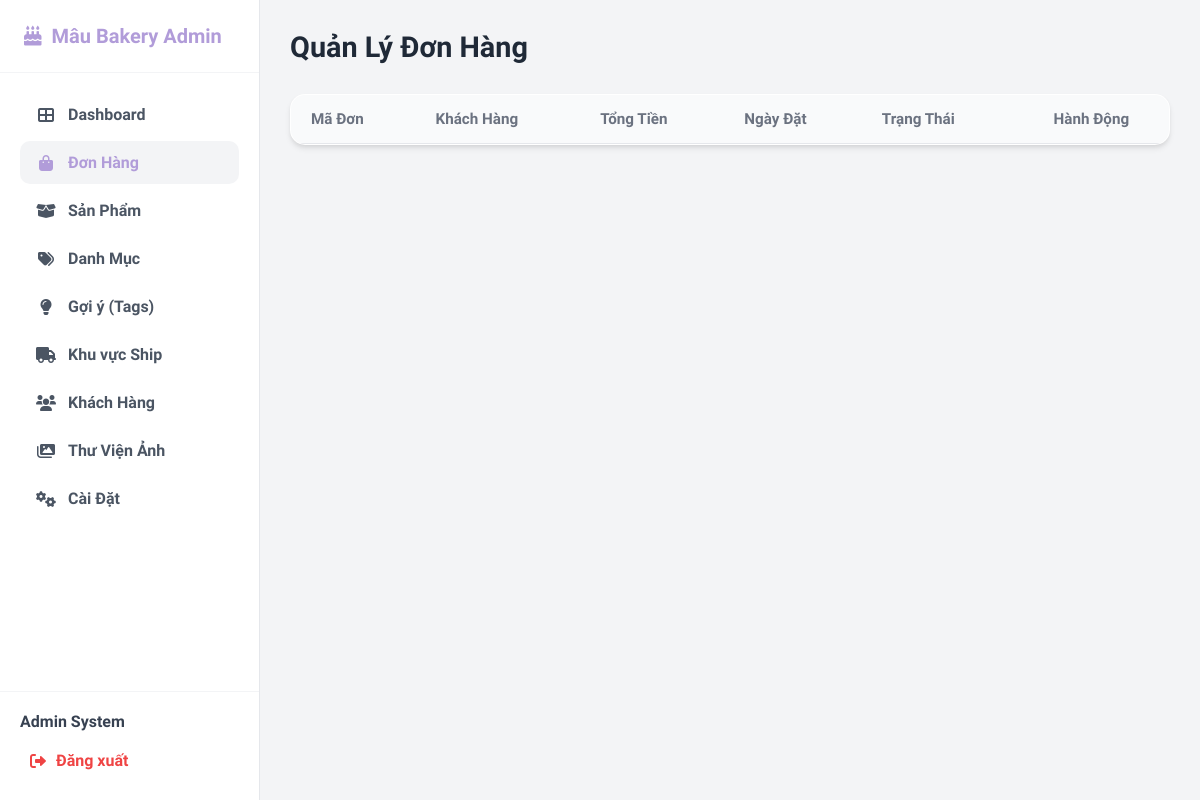
The app's page /admin/orders.php (signed in), older data.
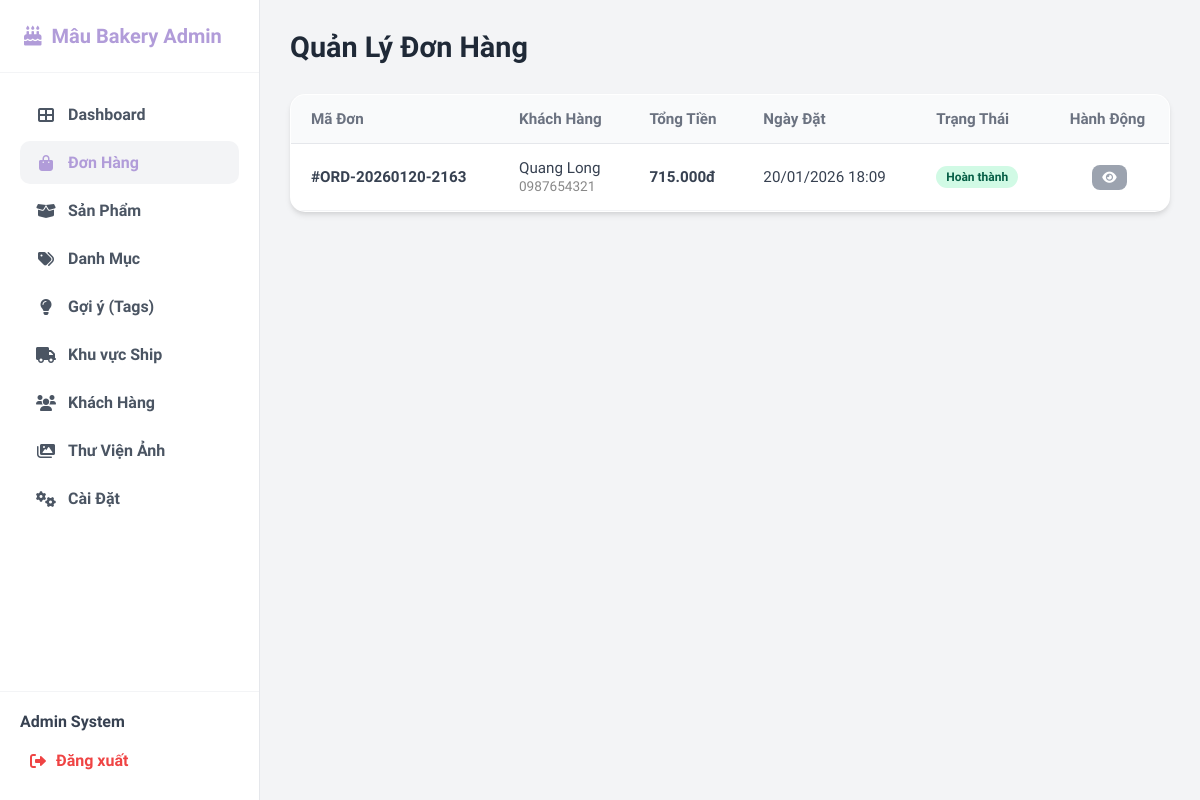
The same page, newer data.
### tables this page shows
CREATE TABLE `orders` (
  `id` int(11) NOT NULL AUTO_INCREMENT,
  `user_id` int(11) DEFAULT NULL,
  `order_code` varchar(20) NOT NULL,
  `total_amount` decimal(10,2) NOT NULL,
  `shipping_fee` decimal(10,2) DEFAULT 0.00,
  `discount_amount` decimal(10,2) DEFAULT 0.00,
  `payment_method` enum('cod','banking','momo') DEFAULT 'cod',
  `status` enum('pending','confirmed','shipping','completed','failed','cancelled') DEFAULT 'pending',
  `payment_status` enum('unpaid','paid','refunded') DEFAULT 'unpaid',
  `note` text DEFAULT NULL,
  `recipient_name` varchar(100) NOT NULL,
  `recipient_phone` varchar(20) NOT NULL,
  `shipping_address` text NOT NULL,
  `is_active` tinyint(1) DEFAULT 1,
  `created_at` datetime DEFAULT current_timestamp(),
  PRIMARY KEY (`id`),
  UNIQUE KEY `order_code` (`order_code`),
  KEY `user_id` (`user_id`),
  CONSTRAINT `fk_orders_users` FOREIGN KEY (`user_id`) REFERENCES `users` (`id`) ON DELETE SET NULL
);

### admin/controllers/OrderManagerController.php (called while the page is built, shortened)
<?php
require_once '../config/db.php';
$sql = "SELECT * FROM orders ORDER BY created_at DESC";
$orders = $conn->query($sql)->fetchAll();
?>

### admin/orders.php (the view, shortened to what this page needs)
<?php
require_once 'controllers/OrderManagerController.php';
include 'includes/header.php';
?>
<link rel="stylesheet" href="assets/css/orders.css">
<div class="header-bar">
    <h1 class="page-title">Quản Lý Đơn Hàng</h1>
</div>
<div class="glass-panel p-0 overflow-hidden">
    <table class="table mb-0">
        <thead>
            <tr>
                <th>Mã Đơn</th>
                <th>Khách Hàng</th>
                <th>Tổng Tiền</th>
                <th>Ngày Đặt</th>
                <th>Trạng Thái</th>
                <th style="text-align: center;">Hành Động</th>
            </tr>
        </thead>
        <tbody>
            <?php foreach ($orders as $order): ?>
                <?php
                $status_colors = [
                    'pending' => 'bg-warning',
                    'confirmed' => 'bg-info',
                    'shipping' => 'bg-primary',
                    'completed' => 'bg-success',
                    'cancelled' => 'bg-danger'
                ];
                $status_labels = [
                    'pending' => 'Chờ xử lý',
                    'confirmed' => 'Đã xác nhận',
                    'shipping' => 'Đang giao',
                    'completed' => 'Hoàn thành',
                    'cancelled' => 'Đã hủy'
                ];
                $badge_class = $status_colors[$order['status']] ?? 'bg-secondary';
                ?>
                <tr>
                    <td class="font-bold">#<?php echo $order['order_code']; ?></td>
                    <td>
                        <?php echo htmlspecialchars($order['recipient_name']); ?><br>
                        <small class="text-small-gray">
                            <?php echo $order['recipient_phone']; ?>
                        </small>
                    </td>
                    <td class="text-accent-bold">
                        <?php echo number_format($order['total_amount'], 0, ',', '.'); ?>đ
                    </td>
                    <td class="text-gray">
                        <?php echo date('d/m/Y H:i', strtotime($order['created_at'])); ?>
                    </td>
                    <td>
                        <span class="badge <?php echo $badge_class; ?>">
                            <?php echo $status_labels[$order['status']] ?? $order['status']; ?>
                        </span>
                    </td>
                    <td style="text-align: center;">
                        <button class="btn btn-sm btn-secondary"
                            onclick="alert('Tính năng xem chi tiết đang phát triển...')" title="Xem chi tiết">
                            <i class="fas fa-eye"></i>
                        </button>
                    </td>
                </tr>
            <?php endforeach; ?>
        </tbody>
    </table>
</div>
<?php include 'includes/footer.php'; ?>

Row changes from the older to the newer data that the page shows:
added orders: order_code "ORD-20260120-2163", recipient_name "Quang Long", recipient_phone "0987654321", total_amount "715.000", created_at "20/01/2026 18:09", status "Hoàn thành"
